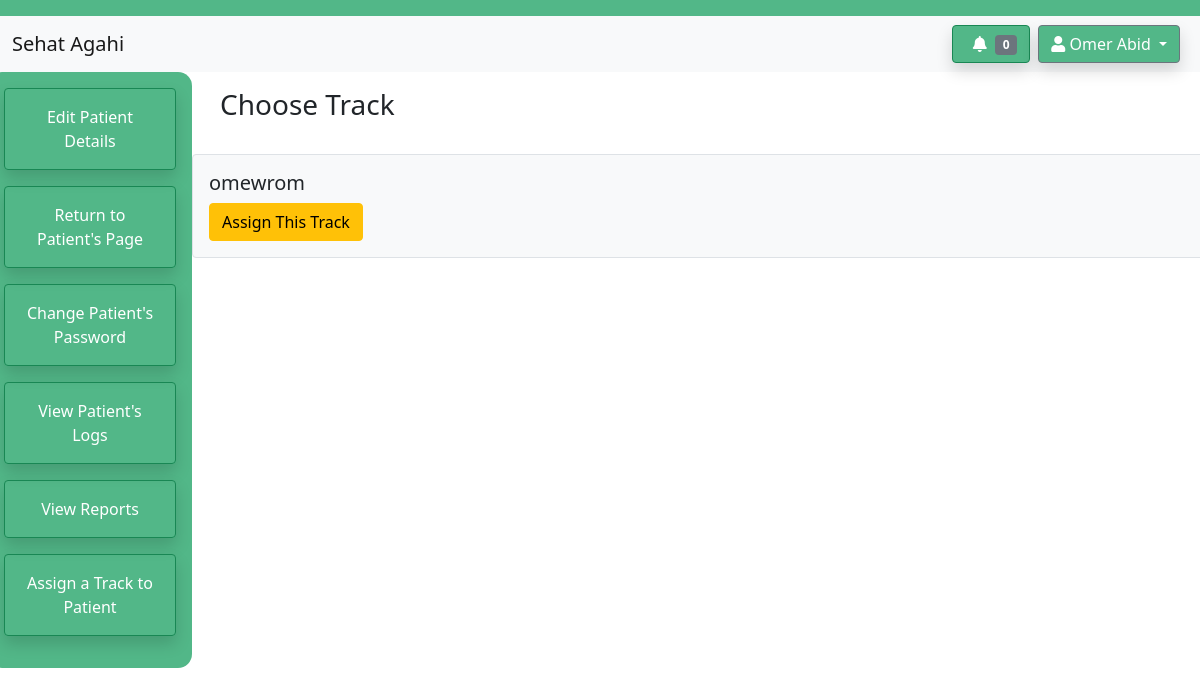
Page /sehatagahiapp/patient/4/choose-track (signed in) on the earlier database version.
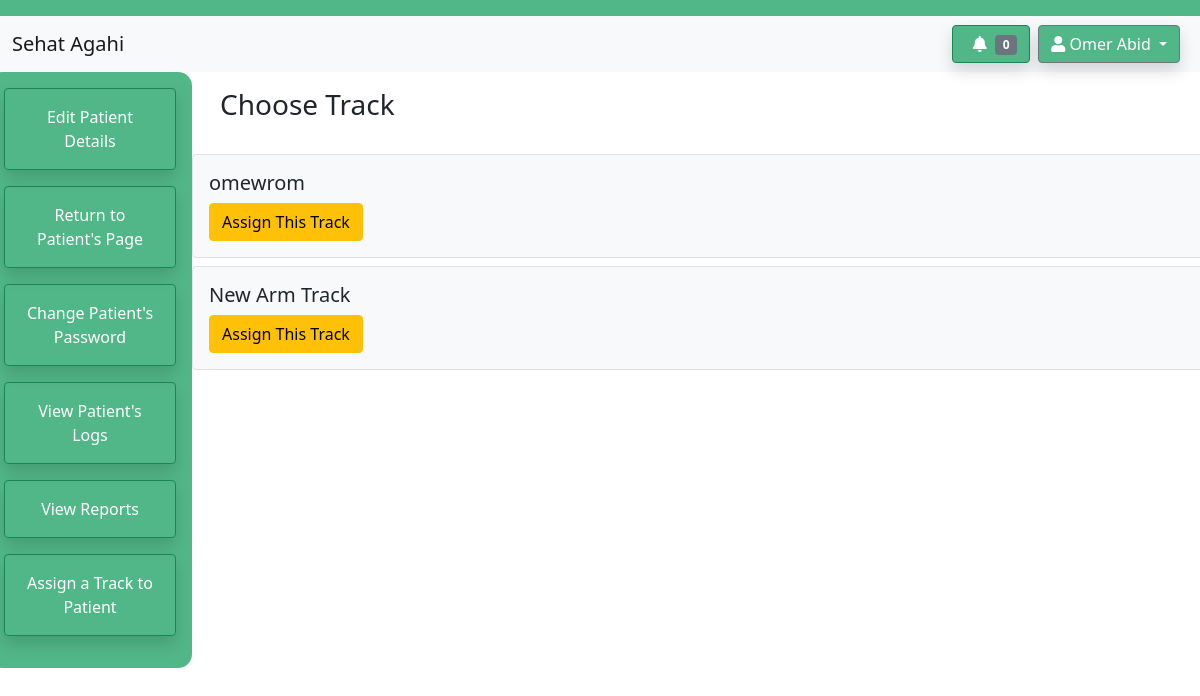
Same page on the later database version.
### sehatagahiapp/models.py (models this page shows)
class Track(models.Model):
    user_ID = models.ForeignKey(Therapist, on_delete=models.SET_NULL, null=True, related_name="Track")
    Name = models.CharField(max_length=64)
    Items = models.ManyToManyField(Item)

### sehatagahiapp/views.py (the view)
# urls.py: path("patient/<int:patient_pk>/choose-track", views.getTracksToAssign, name="choose-track"),
@login_required
def getTracksToAssign(request, patient_pk):
    therapist = request.user.getTherapist()
    patient = get_object_or_404(Patient, pk=patient_pk)
    all_tracks = Track.objects.all()
    context = {
        'heading': "Choose Track",
        'name': therapist.Name,
        'sidebarOptions': therapistPatientOptions,
        'tracks' : all_tracks,
        'patient' : patient,
        'nUnread': therapist.getNumberOfUnreadLogs()
    }
    return render(request, 'sehatagahiapp/therapist-choose-track.html', context)

### sehatagahiapp/models.py (called while the page is built)
    def  getTherapist(self):
        if  self.is_therapist:
            allTherapists = Therapist.objects.all()
            for therapist in allTherapists:
                if therapist.user == self:
                    return therapist
            return None
        return None

    def getMyPatients(self):
        allPatients = Patient.objects.all()
        myPatients = []
        for patient in allPatients:
            if patient.Therapist == self:
                myPatients.append(patient)
        return myPatients

    def getNumberOfUnreadLogs(self):
        patientList = self.getMyPatients()
        logs = PatientLog.objects.filter(user_ID__in=patientList,isRead = False)
        nUnreadLogs = logs.count()
        return nUnreadLogs

### sehatagahiapp/templates/sehatagahiapp/therapist-choose-track.html
{% extends 'sehatagahiapp/dashboard-outline.html' %}
{% block notification %}
    <a href="{% url 'view-unread-logs' %}"><button type="button" class="btn btn-success shadow" style="background-color: #52b788;">
        <i class="fas fa-bell px-2"></i><span class="badge bg-secondary">{{ nUnread }}</span>
    </button></a>
{% endblock %}
{% block sidebar %}
              {% for link, option in sidebarOptions.items %}
              <button class="btn btn-outline-success shadow p-3 mb-3" type="button"><a href="{% url link patient.pk %}" class="text-white text-decoration-none">{{option}}</a></button>
              {% endfor %}
{% endblock %}
{% block content %}
{% for track in tracks %}
<div class="row pull-right">
<div class="border rounded p-3 mt-2 bg-light">
    <h5>{{ track.Name }}</h5>
    <a class="btn btn-warning" href="{% url 'assign-track' patient.pk track.pk %}">Assign This Track</a>
</div>
</div>
{% endfor %}
{% endblock %}

Differences in the rows shown:
added Track: Name "New Arm Track"
